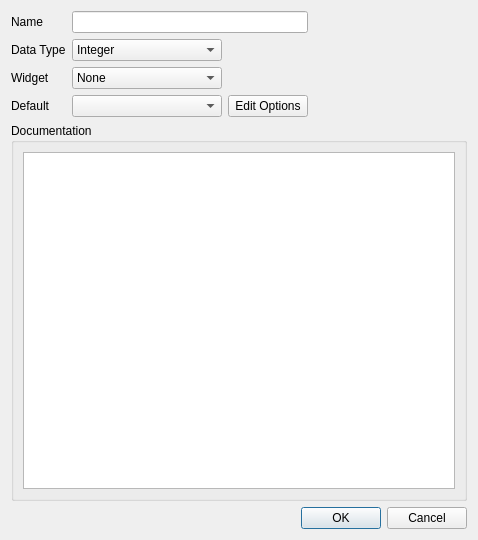
<?xml version="1.0" encoding="UTF-8"?>
<ui version="4.0">
 <class>OptionDialog</class>
 <widget class="QDialog" name="OptionDialog">
  <property name="geometry">
   <rect>
    <x>0</x>
    <y>0</y>
    <width>478</width>
    <height>540</height>
   </rect>
  </property>
  <property name="windowTitle">
   <string>Dialog</string>
  </property>
  <layout class="QVBoxLayout" name="verticalLayout">
   <item>
    <layout class="QGridLayout" name="gridLayout">
     <item row="0" column="1" colspan="2">
      <widget class="QLineEdit" name="nameLineEdit"/>
     </item>
     <item row="1" column="0">
      <widget class="QLabel" name="label">
       <property name="text">
        <string>Data Type</string>
       </property>
      </widget>
     </item>
     <item row="3" column="0">
      <widget class="QLabel" name="label_4">
       <property name="sizePolicy">
        <sizepolicy hsizetype="Minimum" vsizetype="Minimum">
         <horstretch>0</horstretch>
         <verstretch>0</verstretch>
        </sizepolicy>
       </property>
       <property name="text">
        <string>Default</string>
       </property>
      </widget>
     </item>
     <item row="1" column="1">
      <widget class="QComboBox" name="dataTypeCombo">
       <property name="sizePolicy">
        <sizepolicy hsizetype="Preferred" vsizetype="Fixed">
         <horstretch>0</horstretch>
         <verstretch>0</verstretch>
        </sizepolicy>
       </property>
       <property name="minimumSize">
        <size>
         <width>100</width>
         <height>0</height>
        </size>
       </property>
       <item>
        <property name="text">
         <string>Integer</string>
        </property>
       </item>
       <item>
        <property name="text">
         <string>Logical</string>
        </property>
       </item>
       <item>
        <property name="text">
         <string>String</string>
        </property>
       </item>
       <item>
        <property name="text">
         <string>Real</string>
        </property>
       </item>
       <item>
        <property name="text">
         <string>Array</string>
        </property>
       </item>
      </widget>
     </item>
     <item row="3" column="1">
      <widget class="QComboBox" name="optionsCombo">
       <property name="sizePolicy">
        <sizepolicy hsizetype="Preferred" vsizetype="Fixed">
         <horstretch>0</horstretch>
         <verstretch>0</verstretch>
        </sizepolicy>
       </property>
       <property name="minimumSize">
        <size>
         <width>150</width>
         <height>0</height>
        </size>
       </property>
       <property name="toolTip">
        <string>Note that for numerical values the numbers
are in the order minimim, maximum, default
and step size (how much the spin controller
increases for each step).</string>
       </property>
       <property name="editable">
        <bool>false</bool>
       </property>
      </widget>
     </item>
     <item row="2" column="0">
      <widget class="QLabel" name="label_5">
       <property name="sizePolicy">
        <sizepolicy hsizetype="Minimum" vsizetype="Minimum">
         <horstretch>0</horstretch>
         <verstretch>0</verstretch>
        </sizepolicy>
       </property>
       <property name="text">
        <string>Widget</string>
       </property>
      </widget>
     </item>
     <item row="2" column="1">
      <widget class="QComboBox" name="widgetCombo">
       <property name="sizePolicy">
        <sizepolicy hsizetype="Preferred" vsizetype="Fixed">
         <horstretch>0</horstretch>
         <verstretch>0</verstretch>
        </sizepolicy>
       </property>
       <property name="toolTip">
        <string>This is the control widget associated with the options.  
Note that changing the Data Type control will update 
this to the most appropriate control.</string>
       </property>
       <item>
        <property name="text">
         <string>None</string>
        </property>
       </item>
       <item>
        <property name="text">
         <string>Combo box</string>
        </property>
       </item>
       <item>
        <property name="text">
         <string>Check box</string>
        </property>
       </item>
       <item>
        <property name="text">
         <string>Line edit</string>
        </property>
       </item>
       <item>
        <property name="text">
         <string>Spin box</string>
        </property>
       </item>
       <item>
        <property name="text">
         <string>Double spin box</string>
        </property>
       </item>
       <item>
        <property name="text">
         <string>Radio button</string>
        </property>
       </item>
      </widget>
     </item>
     <item row="3" column="2">
      <widget class="QPushButton" name="editOptionsButton">
       <property name="sizePolicy">
        <sizepolicy hsizetype="Minimum" vsizetype="Fixed">
         <horstretch>0</horstretch>
         <verstretch>0</verstretch>
        </sizepolicy>
       </property>
       <property name="text">
        <string>Edit Options</string>
       </property>
      </widget>
     </item>
     <item row="0" column="0">
      <widget class="QLabel" name="label_2">
       <property name="text">
        <string>Name</string>
       </property>
      </widget>
     </item>
     <item row="1" column="3">
      <spacer name="horizontalSpacer_2">
       <property name="orientation">
        <enum>Qt::Horizontal</enum>
       </property>
       <property name="sizeHint" stdset="0">
        <size>
         <width>40</width>
         <height>20</height>
        </size>
       </property>
      </spacer>
     </item>
    </layout>
   </item>
   <item>
    <widget class="QGroupBox" name="groupBox">
     <property name="sizePolicy">
      <sizepolicy hsizetype="Expanding" vsizetype="Expanding">
       <horstretch>2</horstretch>
       <verstretch>1</verstretch>
      </sizepolicy>
     </property>
     <property name="minimumSize">
      <size>
       <width>300</width>
       <height>250</height>
      </size>
     </property>
     <property name="title">
      <string>Documentation</string>
     </property>
     <layout class="QVBoxLayout">
      <item>
       <widget class="QTextEdit" name="documentationText">
        <property name="sizePolicy">
         <sizepolicy hsizetype="Expanding" vsizetype="Expanding">
          <horstretch>0</horstretch>
          <verstretch>1</verstretch>
         </sizepolicy>
        </property>
        <property name="toolTip">
         <string>This text box supports the use of html tags
e.g. &lt;b&gt;bold text &lt;/b&gt;</string>
        </property>
       </widget>
      </item>
     </layout>
    </widget>
   </item>
   <item>
    <widget class="QDialogButtonBox" name="buttonBox">
     <property name="orientation">
      <enum>Qt::Horizontal</enum>
     </property>
     <property name="standardButtons">
      <set>QDialogButtonBox::Cancel|QDialogButtonBox::Ok</set>
     </property>
    </widget>
   </item>
  </layout>
 </widget>
 <resources/>
 <connections>
  <connection>
   <sender>buttonBox</sender>
   <signal>accepted()</signal>
   <receiver>OptionDialog</receiver>
   <slot>accept()</slot>
   <hints>
    <hint type="sourcelabel">
     <x>248</x>
     <y>254</y>
    </hint>
    <hint type="destinationlabel">
     <x>157</x>
     <y>274</y>
    </hint>
   </hints>
  </connection>
  <connection>
   <sender>buttonBox</sender>
   <signal>rejected()</signal>
   <receiver>OptionDialog</receiver>
   <slot>reject()</slot>
   <hints>
    <hint type="sourcelabel">
     <x>316</x>
     <y>260</y>
    </hint>
    <hint type="destinationlabel">
     <x>286</x>
     <y>274</y>
    </hint>
   </hints>
  </connection>
 </connections>
</ui>
